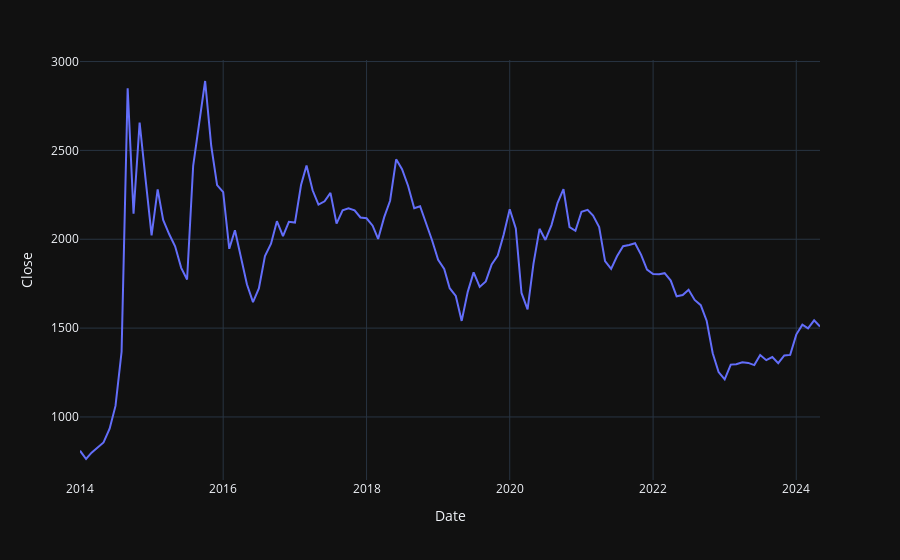

The notebook cell this image was saved under:
### Code cell
px.line(dataframe, x=dataframe.index, y='Close')
